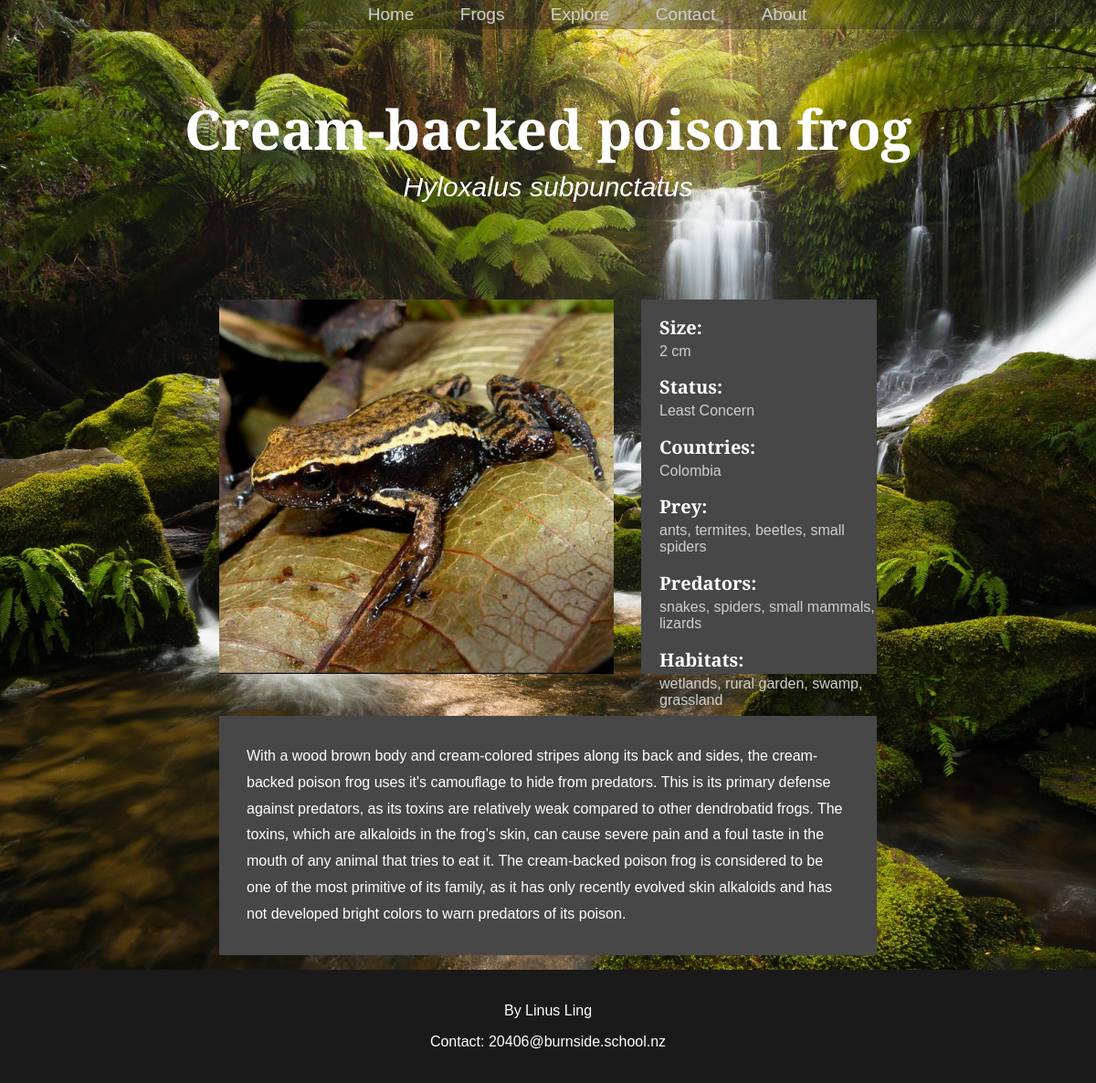
The page /frog/40 on the database its author committed.
### tables this page shows
CREATE TABLE frogs (id INTEGER PRIMARY KEY AUTOINCREMENT, name VARCHAR, image TEXT, description TEXT, scientific_name VARCHAR, min_size NUMERIC, max_size NUMERIC, status INTEGER REFERENCES statuses (id));

CREATE TABLE statuses (id INTEGER PRIMARY KEY AUTOINCREMENT, name VARCHAR);

CREATE TABLE country (id INTEGER PRIMARY KEY AUTOINCREMENT, name TEXT);

CREATE TABLE prey (id INTEGER PRIMARY KEY AUTOINCREMENT, name TEXT);

CREATE TABLE predator (id INTEGER PRIMARY KEY AUTOINCREMENT, name TEXT, description TEXT);

CREATE TABLE habitat (id INTEGER PRIMARY KEY AUTOINCREMENT, name TEXT, description TEXT);

### routes.py (the view)
@app.route('/frog/<int:id>')
def frog(id):
    queries = [['SELECT * FROM frogs WHERE id=?', (id,)],
               ['SELECT * FROM statuses WHERE id IN(SELECT status FROM frogs WHERE id =?)', (id,)],
               ['SELECT * FROM country WHERE id IN(SELECT cid FROM FrogCountry WHERE fid =?)', (id,)],
               ['SELECT * FROM prey WHERE id IN(SELECT pid FROM FrogPrey WHERE fid =?)', (id,)],
               ['SELECT * FROM predator WHERE id IN(SELECT pid FROM FrogPredator WHERE fid =?)', (id,)],
               ['SELECT * FROM habitat WHERE id IN(SELECT hid FROM FrogHabitat WHERE fid =?)', (id,)]]
    fetchall = [False, False, True, True, True, True, True]
    frog, status, country, prey, predator, habitat = fetch_data(queries, fetchall)
    if frog is None:    # page doesn't exist!
        return render_template("success.html", title="404", status="404", reason="Page not found")
    else:
        return render_template("frog.html", frog=frog, status=status, country=country, prey=prey, predator=predator, habitat=habitat)

### routes.py (called while the page is built)
def fetch_data(queries: list, fetchall: list):
    conn = sqlite3.connect('frog.db')
    cur = conn.cursor()
    results = []
    for index, query in enumerate(queries):
        try:                                                 # checks if query[1] index exists, thefourtheye - https://stackoverflow.com/questions/29715501/how-can-i-check-if-a-list-index-exists
            cur.execute(query[0], query[1])
        except IndexError:
            cur.execute(query[0])
        if fetchall[index] is True:
            result = cur.fetchall()
        else:
            result = cur.fetchone()
        results.append(result)
    conn.close()
    return results

### templates/frog.html
{%extends "layout.html"%}
{%block content%}
<div class = "title">
    <h2>{{frog[1]}}</h2>
    <h3>{{frog[4]}}</h3>
</div>
<div class = "info_container">
    <img src = "/{{frog[2]}}" />
    <div class = "info">
        <h2>Size:</h2>
        {%if frog[5] != frog[6] %}
            <p>{{frog[5]}}-{{frog[6]}} cm</p>
        {%else%}
            <p>{{frog[6]}} cm<p>
        {%endif%}
        <h2>Status:</h2>
        <p>{{status[1]}}</p>
        <h2>Countries:</h2>
        <p>
            {%for item in country %}
                {{item[1]}}{{ "," if not loop.last }}
            {%endfor%}
        </p>
        <h2>Prey:</h2>
        <p>
            {%for item in prey %}
                {{item[1]}}{{ "," if not loop.last }}
            {%endfor%}
        </p>
        <h2>Predators:</h2>
        <p>
            {%for item in predator %}
                {{item[1]}}{{ "," if not loop.last }}
            {%endfor%}
        </p>
        <h2>Habitats:</h2>
        <p>
            {%for item in habitat %}
                {{item[1]}}{{ "," if not loop.last }}
            {%endfor%}
        </p>
    </div>
    <p class = "description">{{frog[3]}}</p>
</div>
{%endblock%}

### static/css/style.css (style rules this page uses)
body { margin: 0; min-height: 100vh; font-family: "Cormorant garamond", sans-serif; font-weight: 300; background: url("background.jpg") center/cover fixed no-repeat; color:rgb(255, 255, 255); display: flex; flex-direction: column; }
h2 { font-size: 33px; }
.info_container { display: flex; flex-wrap: wrap; padding-top: 0px; margin: 0 20%; justify-content: center; gap: 30px; }
.title { text-align: center; padding: 100px; }
.title h2 { padding: 0; margin: 0; font-size: 60px; }
.title h3 { margin: 6px; font-size: 30px; font-style: italic; font-weight: 2; }
.info_container img { object-fit: cover; width: 60%; flex-wrap: 1; height: 410px; }
.info { width: 30%; flex-grow: 1; padding-left: 20px; background-color: #474747; height: 410px; }
.info p { font-size: 16px; padding: 0; margin: 0; color: #cfcfcf; }
.info h2 { font-size: 20px; padding: 0; margin-bottom: 4px; }
.description { font-size: 16px; line-height: 1.8; padding: 30px; flex-basis: auto; background-color: #474747; }

### rows shown on the page
frogs: name "Cream-backed poison frog", scientific_name "Hyloxalus subpunctatus", max_size "2", description "With a wood brown body and cream-colored stripes along its back and sides, the cream-backed poison frog uses it's camouflage to hide from predators. This is its primary defense against predators, as its toxins are relatively weak compared to other dendrobatid frogs. The toxins, which are alkaloids in the frog’s skin, can cause severe pain and a foul taste in the mouth of any animal that tries to eat it. The cream-backed poison frog is considered to be one of the most primitive of its family, as it has only recently evolved skin alkaloids and has not developed bright colors to warn predators of its poison."
statuses: name "Least Concern"
country: name "Colombia"
prey: name "ants", last ","
prey: name "termites", last ","
prey: name "beetles", last ","
prey: name "small spiders"
predator: name "snakes", last ","
predator: name "spiders", last ","
predator: name "small mammals", last ","
predator: name "lizards"
habitat: name "wetlands", last ","
habitat: name "rural garden", last ","
habitat: name "swamp", last ","
habitat: name "grassland"
